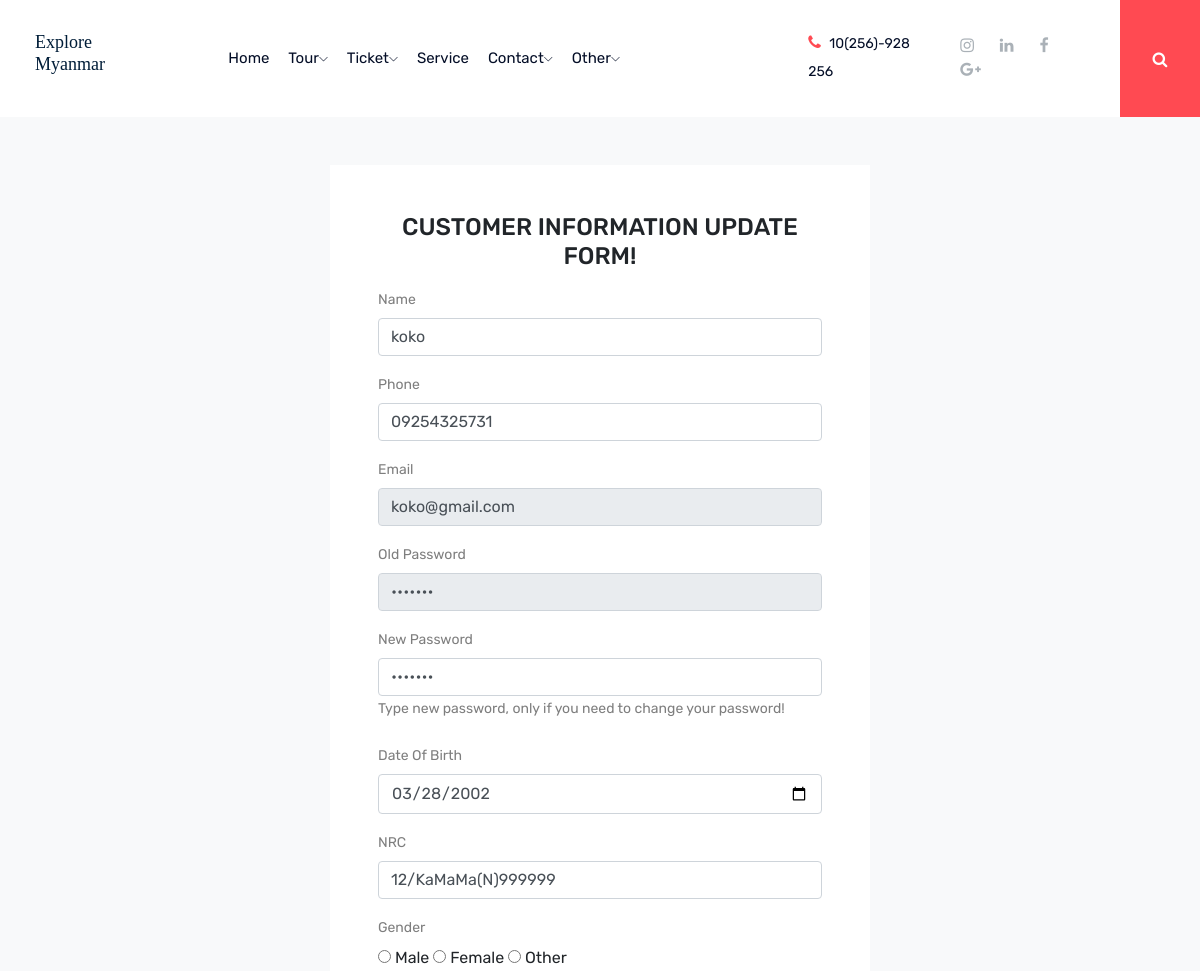
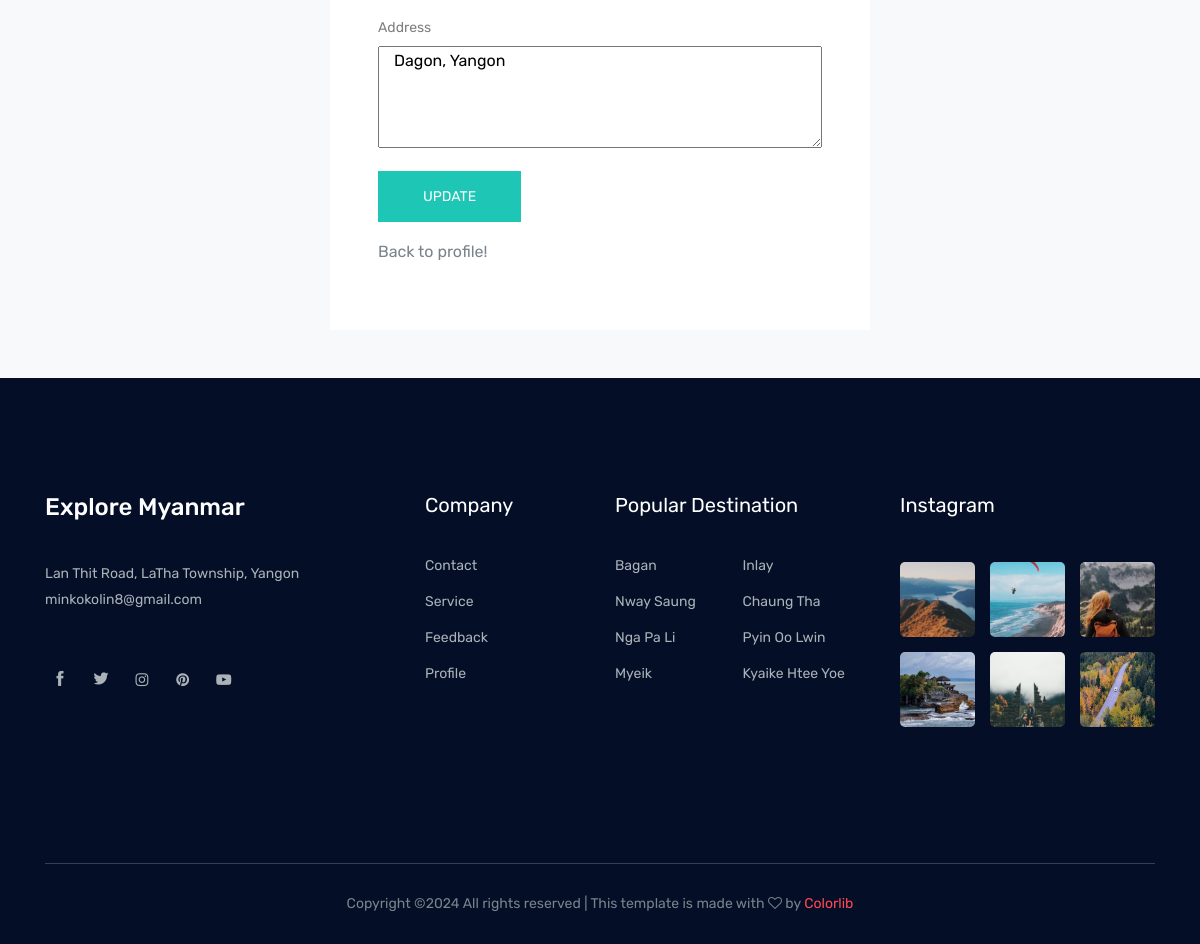
The app's page /customer_update.php?cusid=1 with its own data (2 pictures, top to bottom).
### tables this page shows
CREATE TABLE `customer` (
  `customerid` int(11) NOT NULL,
  `customername` varchar(50) DEFAULT NULL,
  `phone` varchar(30) DEFAULT NULL,
  `email` varchar(50) DEFAULT NULL,
  `password` varchar(50) DEFAULT NULL,
  `dob` date DEFAULT NULL,
  `nrc` varchar(100) DEFAULT NULL,
  `gender` varchar(20) DEFAULT NULL,
  `address` varchar(255) DEFAULT NULL,
  `profile_img` text
);

### customer_update.php (the view, shortened to what this page needs)
<?php
 		include('connect.php');
 		include('menu_main_customer.php');
    if ($_REQUEST['cusid']) {
      $customerid=$_REQUEST['cusid'];
      $selectcustomer="select * from customer where customerid=$customerid";
      $runselectcustomer=mysqli_query($connection,$selectcustomer);
      $countofcustomer=mysqli_num_rows($runselectcustomer);
      if ($countofcustomer==1) {
        $dataofcustomer=mysqli_fetch_array($runselectcustomer);
        $name=$dataofcustomer['customername'];
        $phone=$dataofcustomer['phone'];
        $email=$dataofcustomer['email'];
        $password=$dataofcustomer['password'];
        $dob=$dataofcustomer['dob'];
        $nrc=$dataofcustomer['nrc'];
        $address=$dataofcustomer['address'];
      }
    }else{
      echo "<script>window.alert('Unknonw customer error!')</script>";
      echo "<script>window.location='customer_profile.php'</script>";
    }
?>
<!doctype html>
<html class="no-js" lang="zxx">
<head>
    <link rel="stylesheet" type="text/css" href="mycss/cssforstaffreg.css">
    <link rel="stylesheet" href="https://cdnjs.cloudflare.com/ajax/libs/font-awesome/5.13.0/css/all.min.css">
    <link rel="stylesheet" href="css/style.css">
</head>
<body>
    <section class="site-section bg-light bg-image">
    	<br><br>
      <div class="container">
        <div class="row">
        	<div class="col-md-3">
        	</div>
          <div class="col-md-6 mb-0" data-aos="fade-up" data-aos-once="false">
            <form action="" class="p-5 bg-white" method="post" enctype="multipart/form-data">
              <center><h2 class="h4 text-black mb-3">CUSTOMER INFORMATION UPDATE FORM!</h2></center>
              <div class="row form-group">
                <div class="col-md-12 mb-0 mb-md-0">
                  <label class="text-black">Name</label>
                  <input type="text" class="form-control" name="txtcustomername" value="<?php echo $name; ?>" required>
                </div>
              </div>
              <div class="row form-group">
                <div class="col-md-12 mb-0 mb-md-0">
                  <label class="text-black">Phone</label>
                  <input type="text" class="form-control" name="txtcustomerphone" value="<?php echo $phone; ?>" required>
                </div>
              </div>
              <div class="row form-group">
                <div class="col-md-12 mb-0 mb-md-0">
                  <label class="text-black">Email</label>
                  <input type="email" class="form-control" name="txtcustomeremail" value="<?php echo $email; ?>" readonly required>
                </div>
              </div>
              <div class="row form-group">
                <div class="col-md-12 mb-0 mb-md-0">
                  <label class="text-black">Old Password</label>
                  <input type="password" class="form-control" name="txtcustomerpass" value="<?php echo $password ?>" readonly required>
                </div>
              </div>
              <div class="row form-group">
                <div class="col-md-12 mb-0 mb-md-0">
                  <label class="text-black">New Password</label>
                  <input type="password" class="form-control" name="txtcustomercpass" value="<?php echo $password ?>" required>
                  <label>Type new password, only if you need to change your password!</label>
                </div>
              </div>
              <div class="row form-group">
                <div class="col-md-12 mb-0 mb-md-0">
                  <label class="text-black">Date Of Birth</label>
                  <input type="date" class="form-control" name="txtcustomerdob" value="<?php echo $dob; ?>" required>
                </div>
              </div>
              <div class="row form-group">
                <div class="col-md-12 mb-0 mb-md-0">
                  <label class="text-black">NRC</label>
                  <input type="text" class="form-control" name="txtcustomernrc" value="<?php echo $nrc; ?>" required>
                </div>
              </div>
              <div class="row form-group">
                <div class="col-md-12 mb-0 mb-md-0">
                  <label class="text-black" for="genderbox">Gender</label><br>
                  <input type="radio" id="genderbox" name="rbcustomergender" value="Male" required>
                  Male
                  <input type="radio" id="genderbox" name="rbcustomergender" value="Female" required>
                  Female
                  <input type="radio" id="genderbox" name="rbcustomergender" value="Other" required>
                  Other
                </div>
              </div>
              <div class="row form-group">
                <div class="col-md-12 mb-0 mb-md-0">
                  <label class="text-black">Address</label><br>
                  <textarea name="txtcustomeraddress" class="col-12" rows="4"><?php echo "$address"; ?></textarea>
                </div>
              </div>
              <div class="row form-group">
                <div class="col-md-4 col-3">
                  <input type="submit" value="Update" class="button button-contactForm boxed-btn" name="btncustomerupdate">
                </div>
              </div>
              <div class="row form-group">
                <div class="col-12">
                  <a href="customer_profile.php"><p>Back to profile!</p></a>
                </div>
              </div>
            </form>
          </div>
        </div>
      </div>
      <br><br>
    </section>
</body>
</html>
    <?php
    	include('footer.php');
     ?>

### records on screen
customer: txtcustomername "koko", txtcustomerphone "09254325731", txtcustomeremail "koko@gmail.com", txtcustomerdob "03/28/2002", txtcustomernrc "12/KaMaMa(N)999999", txtcustomeraddress "Dagon, Yangon"
